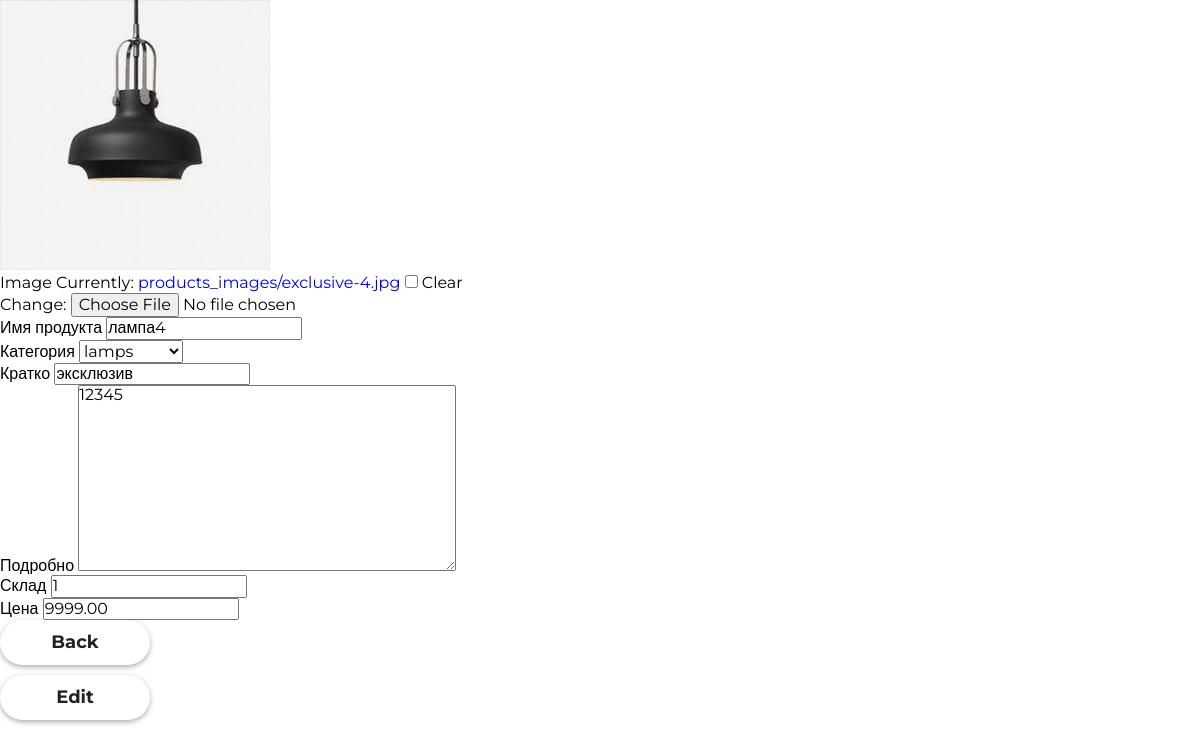
/products/product_list/19/, run on the app's committed database.
### mainapp/models.py (models this page shows, shortened)
class Product(models.Model):
    category = models.ForeignKey(ProductCategory, on_delete=models.CASCADE, verbose_name='Категория')
    name = models.CharField(verbose_name='имя продукта', max_length=128)
    image = models.ImageField(upload_to='products_images', blank=True, default='placeholder.png')
    short_desc = models.CharField(verbose_name='кратко', max_length=60, blank=True)
    description = models.TextField(verbose_name='подробно', blank=True)
    price = models.DecimalField(verbose_name='цена', max_digits=8, decimal_places=2, default=0)
    quantity = models.PositiveIntegerField(verbose_name='склад', default=0)
    modified = models.DateTimeField(auto_now=True)
    created = models.DateTimeField(auto_now_add=True)
    is_active = models.BooleanField(default=True)

### mainapp/views/products.py (the view)
class ProductDetailView(FormMixin, DetailView):
    queryset = Product.objects.filter(is_active=True)
    template_name = 'mainapp/product_detail.html'
    form_class = ProductFormModel
    def get_context_data(self, **kwargs):
        context = super(ProductDetailView, self).get_context_data(**kwargs)
        context['form'] = ProductFormModel(instance=self.object)
        context['button'] = 'Edit'
        context['type'] = 'detail'
        return context

### mainapp/forms/products.py
class ProductFormModel(forms.ModelForm):
    class Meta:
        model = Product
        fields = ['image', 'name', 'category', 'short_desc', 'description', 'quantity', 'price']

### mainapp/models.py (called while the page is built)
    def __str__(self):
        return self.name

### mainapp/templates/mainapp/product_detail.html (shortened to what this page needs)
{% extends "base.html" %}
{% load static %}
{% block container %}
    <img src="/media/{{ form.image.value|default:'placeholder.png'}}" alt="">
    <form action="" method="POST" enctype="multipart/form-data">
    {% for field in form  %}
        <div class="field">
            <label for="{{ field.name }}" class="form-field-label">
                {{ field.label }}
            </label>
            {{ field }}
        </div>
    {% endfor %}
        <a href="{% url 'products:product_list' %}" class="order-link button-link">Back</a>
        {% if type == 'create' %}
        <button type="submit" class="order-link button-link">{{ button }}</button>
        {% elif type == 'detail' %}
        <a href="{% url 'products:product_edit' pk=object.pk %}" class="order-link button-link">{{ button }}</a>
        {% elif type == 'edit' %}
        <button type="submit" class="order-link button-link save">{{ button }}</button>
        <a href="{% url 'products:product_delete' pk=object.pk %}" class="order-link button-link delete">Delete</a>
        {% elif type == 'delete' %}
        <button type="submit" class="order-link button-link delete">{{ button }}</button>
        {% endif %}
    </form>
{% endblock %}

### mainapp/static/mainapp/css/style.css (style rules this page uses)
* { margin: 0; padding: 0; }
body { font-family: 'Montserrat', sans-serif; background-color: white; }
a { text-decoration: none; }
.order-link { font-family: Montserrat; color: #212121; font-size: 18px; font-weight: 700; text-align: center; background-color: #ffffff; box-shadow: 0px 2px 4.85px 0.15px rgba(33, 33, 33, 0.35); width: 181px; height: 45px; line-height: 45px; display: block; border-radius: 22.5px; transition: 0.5s; padding-left: 16.5px; padding-right: 16.5px; }
.button-link { width: 150px; padding-left: unset; padding-right: unset; margin-bottom: 10px; }

### data on the page
Product: image.value (picture), form "лампа4" "lamps" "эксклюзив" "12345" "1" "9999.00"

### other printed values
{{ field.label }} "Image" "Имя продукта" "Категория" "Кратко" "Подробно" "Склад" "Цена"
{{ button }} "Edit"
